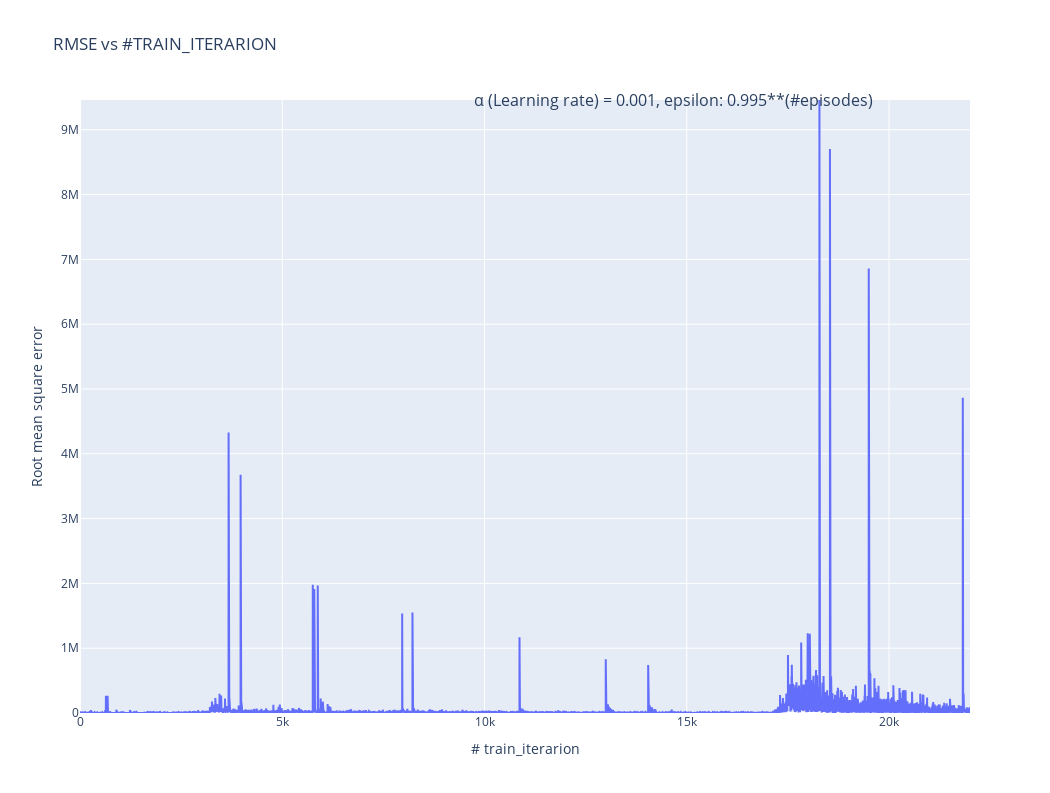

Write notebook code for a chart like this one.
### Markdown cell above
The square root of RMSE is introduced to make scale of the errors to be the same as the scale of targets.

### Code cell
x_upperBound = len(experience.rmse[170000:])
y_upperBound = max(experience.rmse[170000:])

custom_scatterplot("RMSE vs #TRAIN_ITERARION", experience.rmse[170000:], '# train_iterarion', 'Root mean square error', x_upperBound, y_upperBound)

### Figure 1 — Plotly figure (JSON) as saved in the notebook; plotly's stock layout.template omitted (floating-point values rounded to 4 significant figures; data arrays with more than 128 entries replaced by an {"elided": "..."} marker saying what was removed)
{"data": [{"name": "RMSE (Root Mean Square Error)", "type": "scatter", "uid": "5eacaf", "x": {"elided": "22000 int values"}, "y": {"elided": "22000 float values"}}], "layout": {"annotations": [{"font": {"size": 16}, "showarrow": false, "text": "α (Learning rate) = 0.001, epsilon: 0.995**(#episodes)", "x": 14670.0, "y": 9458989}], "autosize": true, "height": 793, "title": {"text": "RMSE vs #TRAIN_ITERARION"}, "width": 1050, "xaxis": {"autorange": false, "range": [0, 22000], "title": {"text": "# train_iterarion"}, "type": "linear"}, "yaxis": {"autorange": false, "range": [0, 9458989], "title": {"text": "Root mean square error"}, "type": "linear"}}}
